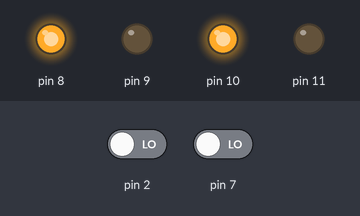
Bench run of a sketch on a simulated Arduino Uno, built with avr-gcc and run on an emulated ATmega328P. Shown: output pins drawn as LEDs (lit = HIGH). The test bench sets the inputs (shaded band); at power-on: pin 2 LOW, pin 7 LOW.

Above: at 1.2 s.
1.3 s: pin 2 driven HIGH
At 2.5 s:
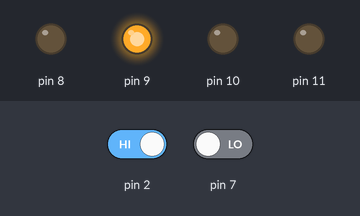
2.8 s: pin 7 driven HIGH
At 3.7 s:
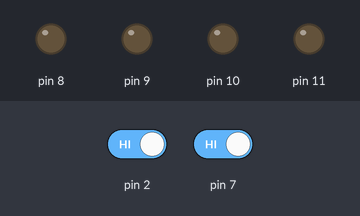
5.8 s: pin 2 driven LOW
At 7.0 s:
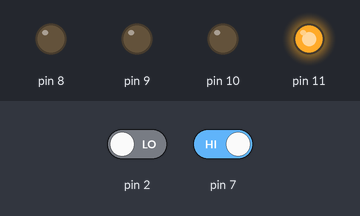
7.3 s: pin 7 driven LOW
At 8.3 s:
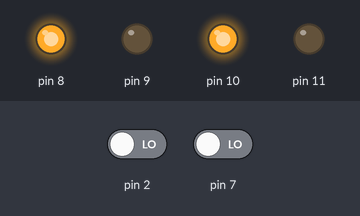
Timing chart, 0 to 9.8 s (numbered marks = the images above; inputs shaded):
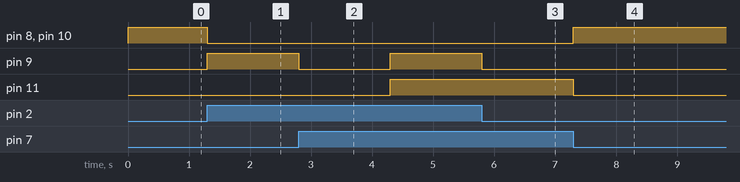

Measured:
- after the input at 1.3 s, pin 8, pin 10: HIGH → LOW at once; pin 9: LOW → HIGH at once
- after the input at 2.8 s, pin 9: HIGH → LOW at once, → HIGH 1.5 s later; pin 11: LOW → HIGH after 1.5 s
- after the input at 5.8 s, pin 11: stays HIGH (without the input it goes to LOW after 0.00 s)
- after the input at 7.3 s, pin 8, pin 10: LOW → HIGH at once; pin 11: HIGH → LOW at once

The sketch:

obect_avoider.ino
```cpp
//this robot is same as line follower but only keep ir bulbs straight/horizontal


int irsensor1=2;
int irsensor2=7;


void setup() {
  // put your setup code here, to run once:
pinMode(2,0);
pinMode(7,0);
pinMode(8,1);
pinMode(9,1);
pinMode(10,1);
pinMode(11,1);
Serial.begin(9600);
}

void loop() {
  // put your main code here, to run repeatedly:
int x,y;
x=digitalRead(2);
y=digitalRead(7);
if(x==1 && y==1)
{

  digitalWrite(8,0);
  digitalWrite(9,0);
  digitalWrite(10,0);
  digitalWrite(11,0);
 delay(1500);
 digitalWrite(8,0);
  digitalWrite(9,1);
  digitalWrite(10,0);
  digitalWrite(11,1);
  delay(1500);
}
  if(x==1 && y==0)
  {
   digitalWrite(8,0);
  digitalWrite(9,1);
  digitalWrite(10,0);
  digitalWrite(11,0);


  }
   if(x==0 && y==1)
  {
   digitalWrite(8,0);
  digitalWrite(9,0);
  digitalWrite(10,0);
  digitalWrite(11,1);


  }
 if(x==0 && y==0)
  {
   digitalWrite(8,1);
  digitalWrite(9,0);
  digitalWrite(10,1);
  digitalWrite(11,0);

  }
}
```
